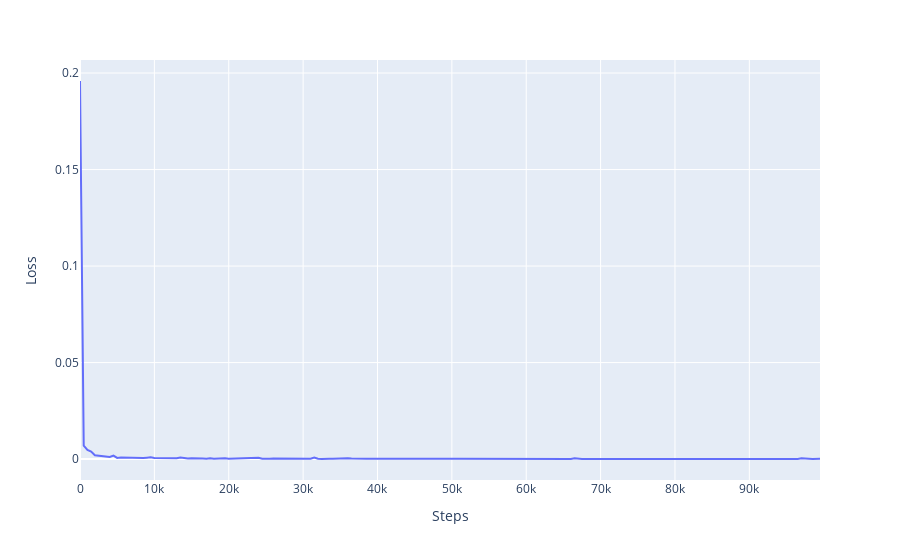

Here is the notebook cell this chart was saved with:
### Code cell
import ast

with open('./recurrence_utils/models/loss_history_affineseq2.txt', 'r') as f:
  loss_history = t.tensor(ast.literal_eval(f.read()))

# print(loss_history)
print(loss_history.shape)
plot.line(loss_history, np.arange(0, len(loss_history) * 500, 500), xaxis='Steps', yaxis='Loss')

### Figure 1 — Plotly figure (JSON) as saved in the notebook; plotly's stock layout.template omitted (floating-point values rounded to 4 significant figures; data arrays with more than 128 entries replaced by an {"elided": "..."} marker saying what was removed)
{"data": [{"hovertemplate": "Steps=%{x}<br>Loss=%{y}<extra></extra>", "legendgroup": "", "line": {"color": "#636efa", "dash": "solid"}, "marker": {"symbol": "circle"}, "mode": "lines", "name": "", "orientation": "v", "showlegend": false, "type": "scatter", "x": {"elided": "200 int values"}, "xaxis": "x", "y": {"elided": "200 float values"}, "yaxis": "y"}], "layout": {"legend": {"tracegroupgap": 0}, "margin": {"t": 60}, "xaxis": {"anchor": "y", "domain": [0, 1], "title": {"text": "Steps"}}, "yaxis": {"anchor": "x", "domain": [0, 1], "title": {"text": "Loss"}}}}
